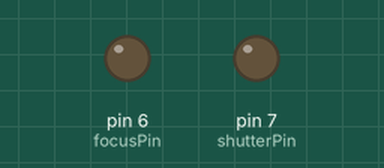
This sketch was run on a simulated Arduino Uno, built with avr-gcc and run on an emulated ATmega328P. Parts: output pins drawn as LEDs (lit = HIGH).

Above: at 5.0 s.
At 10.1 s:
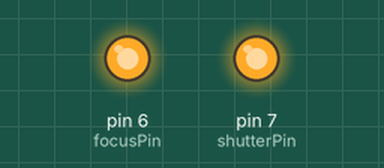
Timing chart, 0 to 13.2 s (numbered marks = the images above):
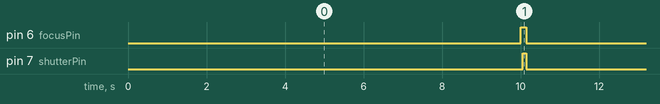

Measured:
- by itself, pin 6 (focusPin): alternates HIGH for 0.15 s and LOW for 10.0 s
- by itself, pin 7 (shutterPin): alternates HIGH for 0.10 s and LOW for 10.1 s
- by itself, everything shown: repeats every 10.2 s, in 3 steps

The sketch:

DSLR.ino
```cpp
/* -*- c -*- */
#line 3

/*
 * Control a DSLR camera such as a Canon EOS Rebel
 * through its 3-wire remote.
 *
 * http://forum.arduino.cc/index.php/topic,10207.0.html
 * http://www.paulodowd.com/2013/02/arduino-remote-trigger-for-dslr-stop.html
 * http://www.instructables.com/id/How-to-create-an-Arduino-remote-shutter/?ALLSTEPS
 * Optocoupler: http://www.vishay.com/docs/83725/4n25.pdf
 *  from http://www.instructables.com/id/Turn-on-and-off-your-things-with-a-laser/?ALLSTEPS
 * Use a resistor around 380 ohm, exact value not critical:
 * http://forum.arduino.cc/index.php?topic=56485.0
 */

int focusPin = 6;
int shutterPin = 7;

int focusDelay = 50;
int shutterOpen = 100;
int betweenPictures = 10000;

void setup()
{
    pinMode(focusPin, OUTPUT);
    pinMode(shutterPin, OUTPUT);
}

void snapPhoto()
{
    digitalWrite(focusPin, HIGH);
    delay(focusDelay);
    digitalWrite(shutterPin, HIGH);
    delay(shutterOpen);
    digitalWrite(shutterPin, LOW);
    digitalWrite(focusPin, LOW);
}

void loop()
{
    delay(betweenPictures);
    snapPhoto();
}
```
